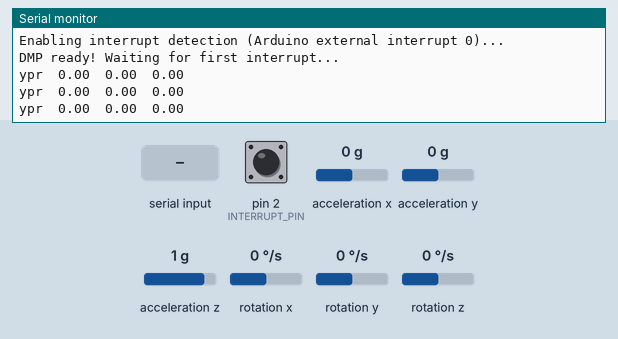
The sketch below on a simulated Arduino Uno, built with avr-gcc and run on an emulated ATmega328P. Shown: the last lines printed to the serial monitor. Inputs (shaded band) come from the test bench; at power-on: rotation z 0 °/s, pin 2 (INTERRUPT_PIN) LOW, acceleration x 0 g, acceleration y 0 g, acceleration z 1 g, rotation x 0 °/s, rotation y 0 °/s. The sensor or clock chip raises its interrupt line as the real part does.

Above: at 1.7 s.
1.8 s: "s" received over Serial
At 1.97 s:
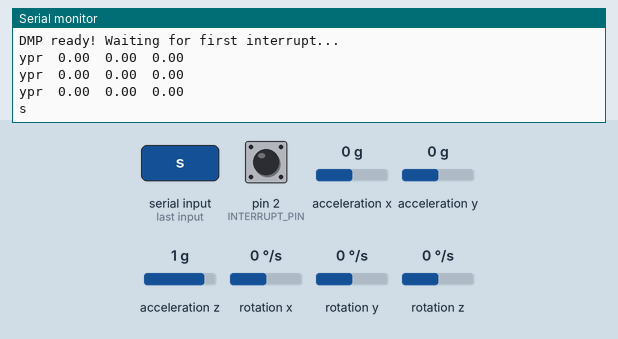
3.3 s: rotation z set to 192 °/s
At 3.9 s:
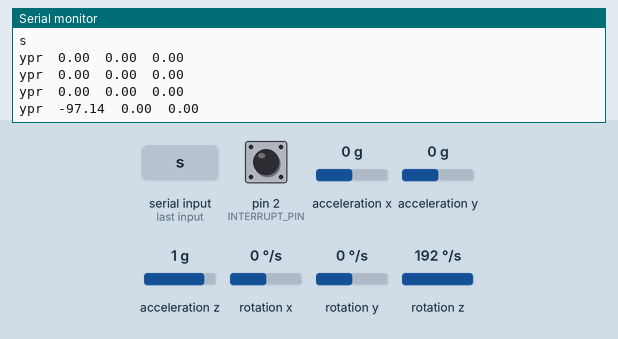
6.3 s: "i" received over Serial
At 6.49 s:
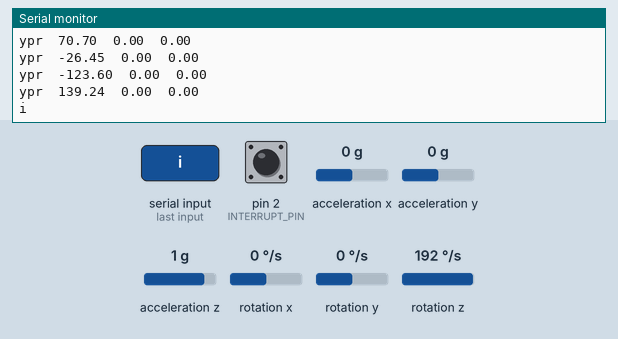
7.8 s: "f" received over Serial
At 7.99 s:
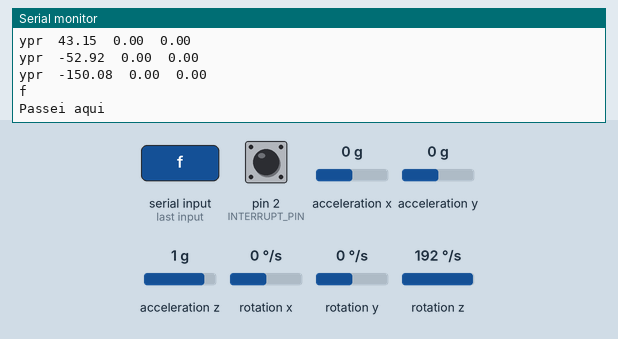
9.3 s: "r" received over Serial
At 9.5 s:
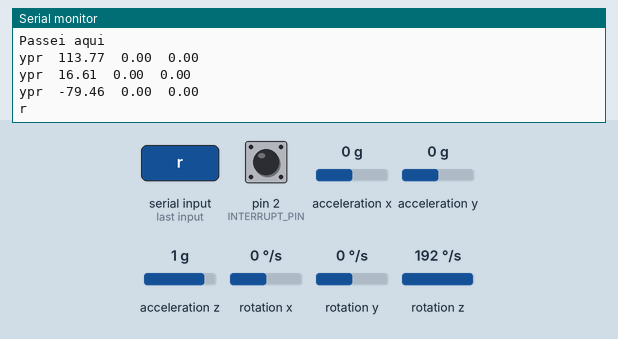
10.8 s: "d" received over Serial
At 11.0 s:
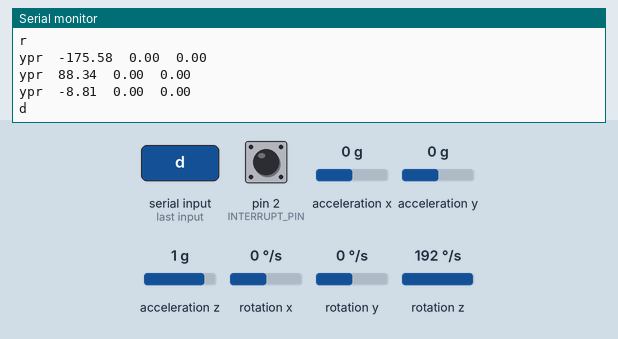
Timing chart, 0 to 13.3 s (numbered marks = the images above; inputs shaded):
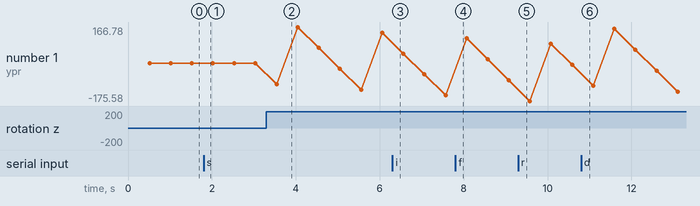

Measured:
- after the input at 1.8 s, the serial monitor: prints a new line at once (image 1)
- after the input at 3.3 s, the serial monitor: prints a new line after 0.24 s (image 2)
- after the input at 6.3 s, the serial monitor: prints a new line at once (image 3)
- after the input at 7.8 s, the serial monitor: prints a new line at once (image 4)
- after the input at 9.3 s, the serial monitor: prints a new line at once (image 5)
- after the input at 10.8 s, the serial monitor: prints a new line at once (image 6)
- plotted number 1: 0 → 139.24 after the input at 3.3 s, 139.24 → -150.08 after the input at 6.3 s, -150.08 → -79.46 after the input at 7.8 s, -79.46 → -8.81 after the input at 9.3 s, -8.81 → -132.47 after the input at 10.8 s

The sketch:

controle_de_rotacao.ino
```cpp
// ================================================================
// ===               BIBLIOTECAS DE COMUNICAÇÃO                 ===
// ================================================================
#include "I2Cdev.h"
#include "MPU6050_6Axis_MotionApps20.h"
#if I2CDEV_IMPLEMENTATION == I2CDEV_ARDUINO_WIRE
#include "Wire.h"
#endif

// ================================================================
// ===               BIBLIOTECAS DO PROJETO                     ===
// ================================================================
#include "Submarino.h"


// ================================================================
// ===               VARIÁVEIS DO MPU                           ===
// ================================================================

MPU6050 mpu;
//defini apenas para teste a leitura dos eixos
 #define OUTPUT_READABLE_YAWPITCHROLL
#define INTERRUPT_PIN 2
// MPU controles e status de variaveis
bool dmpReady = true;  // set true if DMP init was successful
uint8_t mpuIntStatus;   // holds actual interrupt status byte from MPU
uint8_t devStatus;      // return status after each device operation (0 = success, !0 = error)
uint16_t packetSize;    // expected DMP packet size (default is 42 bytes)
uint16_t fifoCount;     // count of all bytes currently in FIFO
uint8_t fifoBuffer[64]; // FIFO storage buffer
Quaternion q;           // [w, x, y, z]         quaternion container
VectorFloat gravity;    // [x, y, z]            gravity vector
float euler[3];         // [psi, theta, phi]    Euler angle container
float ypr[3];           // [yaw, pitch, roll]   yaw/pitch/roll container and gravity vector
float pitch,roll,yaw;

// ================================================================
// ===               VARIÁVEIS DO PROJETO                       ===
// ================================================================
#define kp 0.8
#define ki 1
#define kd 0.01
unsigned long previousMillis, currentMillis = 0;
Submarino submarino(kp,ki,kd);
char comando;
// ================================================================
// ===               INTERRUPT DETECTION ROUTINE                ===
// ================================================================

volatile bool mpuInterrupt = true;     // indicates whether MPU interrupt pin has gone high
void dmpDataReady() {
    mpuInterrupt = true;
}

void setup() {
    //inicia o i2c, pois o mesmo não é instanciado automaticamente
    #if I2CDEV_IMPLEMENTATION == I2CDEV_ARDUINO_WIRE
        Wire.begin();
        Wire.setClock(400000); // 400kHz I2C clock.
    #elif I2CDEV_IMPLEMENTATION == I2CDEV_BUILTIN_FASTWIRE
        Fastwire::setup(400, true);
    #endif
    Serial.begin(115200);
    //inicia o dispositivo.
    Serial.println(F("Initializing I2C devices..."));
    mpu.initialize();
    pinMode(INTERRUPT_PIN, INPUT);

    //inicialização
    Serial.println(F("Testing device connections..."));
    Serial.println(mpu.testConnection() ? F("MPU6050 connection successful") : F("MPU6050 connection failed"));

    //carrega as config
    Serial.println(F("Initializing DMP..."));
    devStatus = mpu.dmpInitialize();

    //seta os offset do sensor(mudança necessaria)
    mpu.setXGyroOffset(220);
    mpu.setYGyroOffset(76);
    mpu.setZGyroOffset(-85);
    mpu.setZAccelOffset(1788);

        if (devStatus == 0) {
        // Calibration Time: generate offsets and calibrate our MPU6050
        mpu.CalibrateAccel(6);
        mpu.CalibrateGyro(6);
        mpu.PrintActiveOffsets();
        // turn on the DMP, now that it's ready
        Serial.println(F("Enabling DMP..."));
        mpu.setDMPEnabled(true);

        // enable Arduino interrupt detection
        Serial.print(F("Enabling interrupt detection (Arduino external interrupt "));
        Serial.print(digitalPinToInterrupt(INTERRUPT_PIN));
        Serial.println(F(")..."));
        attachInterrupt(digitalPinToInterrupt(INTERRUPT_PIN), dmpDataReady, RISING);
        mpuIntStatus = mpu.getIntStatus();

        // set our DMP Ready flag so the main loop() function knows it's okay to use it
        Serial.println(F("DMP ready! Waiting for first interrupt..."));
        dmpReady = true;

        // get expected DMP packet size for later comparison
        packetSize = mpu.dmpGetFIFOPacketSize();
    } else {
        // ERROR!
        // 1 = initial memory load failed
        // 2 = DMP configuration updates failed
        // (if it's going to break, usually the code will be 1)
        Serial.print(F("DMP Initialization failed (code "));
        Serial.print(devStatus);
        Serial.println(F(")"));
    }
}

void loop() {
//-----------------------------------------------------------------
//-----------------testes com serial ------------------------------
//-----------------------------------------------------------------
//a partir de um comando no serial será executado a rotina de movimentação do submarino
    receberParametros();
    if(Serial.available() > 0)
    {
    comando = Serial.read();
    Serial.println(comando);
    submarino.controle(comando, yaw, pitch, roll);
    }
}

void receberParametros(){
     if (!dmpReady) return;

    // wait for MPU interrupt or extra packet(s) available
    while (!mpuInterrupt && fifoCount < packetSize) {
        if (mpuInterrupt && fifoCount < packetSize) {
          // try to get out of the infinite loop
          fifoCount = mpu.getFIFOCount();
        }
    }

    mpuInterrupt = true;
    mpuIntStatus = mpu.getIntStatus();

    // get current FIFO count
    fifoCount = mpu.getFIFOCount();
  if(fifoCount < packetSize){
          //Lets go back and wait for another interrupt. We shouldn't be here, we got an interrupt from another event
      // This is blocking so don't do it   while (fifoCount < packetSize) fifoCount = mpu.getFIFOCount();
  }
    // check for overflow (this should never happen unless our code is too inefficient)
    else if ((mpuIntStatus & _BV(MPU6050_INTERRUPT_FIFO_OFLOW_BIT)) || fifoCount >= 1024) {
        // reset so we can continue cleanly
        mpu.resetFIFO();
        fifoCount = mpu.getFIFOCount();  // will be zero after reset no need to ask
        Serial.println(F("FIFO overflow!"));

    // otherwise, check for DMP data ready interrupt (this should happen frequently)
    } else if (mpuIntStatus & _BV(MPU6050_INTERRUPT_DMP_INT_BIT)) {

        // read a packet from FIFO
  while(fifoCount >= packetSize){ // Lets catch up to NOW, someone is using the dreaded delay()!
    mpu.getFIFOBytes(fifoBuffer, packetSize);
    // track FIFO count here in case there is > 1 packet available
    // (this lets us immediately read more without waiting for an interrupt)
    fifoCount -= packetSize;
  }

  }

currentMillis = millis(); //VARIÁVEL RECEBE O TEMPO ATUAL EM MILISSEGUNDOS
//[0] é yaw,[1] é pitch e [2] é roll.
  if (currentMillis - previousMillis > 500) {
    //long dt = (currentMillis - previousMillis)/1000;
    previousMillis = currentMillis;
                // display Euler angles in degrees
            mpu.dmpGetQuaternion(&q, fifoBuffer);
            mpu.dmpGetGravity(&gravity, &q);
            mpu.dmpGetYawPitchRoll(ypr, &q, &gravity);
            yaw = ypr[0] * (180/M_PI);
            pitch = ypr[1] * (180/M_PI);
            roll = ypr[2] * (180/M_PI);
            Serial.print("ypr\t");
            Serial.print(yaw);
            Serial.print("\t");
            Serial.print(pitch);
            Serial.print("\t");
            Serial.println(roll);
  }
}
```

submarino.cpp
```cpp
#include "Submarino.h"

Submarino::Submarino(float kp, float ki, float kd)
{
	kp = kp;
	ki = ki;
	kd = kd;
	rollPoint = 0;
	yawPoint = 0;
	pitchPoint = 0;

}

Submarino::controle(int comando, float yawGyro,float pitchGyro, float rollGyro){
	//falta adicionar a submersão
	switch(comando){
    case 's':
        acionarPropulsor(minVelocidade,submersor_direito_anti_h);
        acionarPropulsor(minVelocidade,submersor_esquerdo_horario);
        break;

    case 'i':
        acionarPropulsor(0,submersor_direito_anti_h);
        acionarPropulsor(0,submersor_esquerdo_horario);
        break;

		case 'f'://frente
				acionarPropulsor(PID(yawPoint,yawGyro), propulsor_direito_horario);
				acionarPropulsor(minVelocidade, propulsor_esquerdo_horario);
				acionarPropulsor(PID(rollPoint,rollGyro), submersor_direito_horario);
				acionarPropulsor(minVelocidade, submersor_esquerdo_horario); // setpoint vai ser 0
        Serial.println("Passei aqui");
        //delay(500);
		break;

		case 'r':
        acionarPropulsor(PID(yawPoint,yawGyro), submersor_direito_anti_h);
				acionarPropulsor(minVelocidade, propulsor_esquerdo_anti_h);
				acionarPropulsor(PID(rollPoint,rollGyro), submersor_direito_horario);
				acionarPropulsor(minVelocidade, submersor_esquerdo_horario); // setpoint vai ser 0
		break;

		case 'd'://direita
				acionarPropulsor(minVelocidade, propulsor_direito_anti_h);
				acionarPropulsor(minVelocidade, propulsor_esquerdo_horario);
				acionarPropulsor(PID(rollPoint,rollGyro), submersor_esquerdo_horario); // setpoint vai ser 0
				acionarPropulsor(minVelocidade, submersor_direito_horario);
				rollPoint = rollGyro;
		break;

		case 'e'://esquerda
				acionarPropulsor(minVelocidade, propulsor_direito_horario);
				acionarPropulsor(minVelocidade, propulsor_esquerdo_anti_h);
				acionarPropulsor(PID(rollPoint,rollGyro), submersor_esquerdo_horario); // setpoint vai ser 0
				acionarPropulsor(minVelocidade, submersor_direito_horario);
				rollPoint = rollGyro;
	  break;
    case 'o':
        //desliga todo os propulsores para evitar acionamento dos 4 transistores
        acionarPropulsor(0,propulsor_direito_horario);
        acionarPropulsor(0,propulsor_direito_anti_h);
        acionarPropulsor(0,propulsor_esquerdo_horario);
        acionarPropulsor(0,propulsor_esquerdo_anti_h);
		break;
//		case 'f'://frentedireita
//       	acionarPropulsor(minVelocidade, propulsor_direito_anti_h);
//				acionarPropulsor(curveValue, propulsor_esquerdo_horario);
//				acionarPropulsor(PID(rollPoint,rollGyro), submersor_esquerdo_horario); // setpoint vai ser 0
//				acionarPropulsor(minVelocidade, submersor_direito_horario);
//				rollPoint = rollGyro;
//		break;
//		case 'fe'://frenteesquerda
//				acionarPropulsor(curveValue, propulsor_direito_anti_h);
//				acionarPropulsor(minVelocidade, propulsor_esquerdo_horario);
//				acionarPropulsor(PID(rollPoint,rollGyro), submersor_esquerdo_horario); // setpoint vai ser 0
//				acionarPropulsor(minVelocidade, submersor_direito_horario);
//				rollPoint = rollGyro;
//		break;


    break;
	}
}

Submarino::acionarPropulsor(int pinMotor, float velocidade){
		analogWrite(pinMotor,velocidade);

}


Submarino::PID(float setPoint, float valueGyro){
  currentTime = millis();
  if(currentTime - prevTime > 1){
  prevTime = currentTime;
	float error = setPoint - valueGyro;
	dt = currentTime - prevTime;
	p = kp * error;
	i = ki * error * dt;
	d = kd * error / dt;
	pid = p + i + d;
	pid = (map(pid, -180, 180,-100, 100) + minVelocidade);
}
}
```

submarino.h
```cpp
#ifndef SUBMARINO_H
#define SUBMARINO_H

#define propulsor_direito_horario 3
#define	propulsor_direito_anti_h 5
#define propulsor_esquerdo_horario 6
#define propulsor_esquerdo_anti_h 9
#define	submersor_direito_horario 10
#define submersor_direito_anti_h 7
#define submersor_esquerdo_horario 11
#define submersor_esquerdo_anti_h 8


#include <Arduino.h>

//Imersão não tera pwm somente atuara os dois motores em carga máxima com pinos digitais
//Devido a falta de pinos de pwm disponiveis no arduino uno

//Nota de controle:
//Quem vai determinar qual motor será acionado será quem chamou
class Submarino
{
	private:
	float kp, ki, kd;
	float p, i, d, pid;
	float yawPoint, rollPoint, pitchPoint;
  float minVelocidade = 111;
  float curveValue = 155;
  unsigned long prevTime, currentTime, dt;

	public:
	Submarino(float kp, float ki, float kd);
	int controle(int comando, float yaw,float pitch, float roll);
	int acionarPropulsor(int pinMotor, float velocidade);
	int PID(float setPoint, float valueGyro);
};
#endif
```
